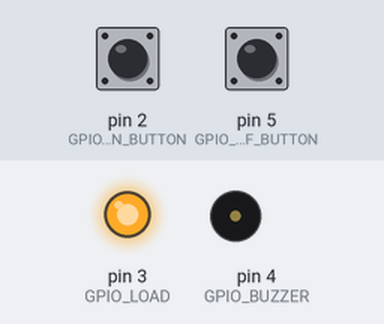
Recording of a sketch running on a simulated Arduino Nano, built with avr-gcc and run on an emulated ATmega328P. On the bench: output pins drawn as LEDs (lit = HIGH), buzzer (waves = sounding). The inputs (shaded band) are chosen by the test bench; at power-on: pin 5 (GPIO_OFF_BUTTON) HIGH, pin 2 (GPIO_ON_BUTTON) HIGH.

Above: at 1.2 s.
1.3 s: pin 5 (GPIO_OFF_BUTTON) pulled LOW for 0.15 s
At 2.4 s:
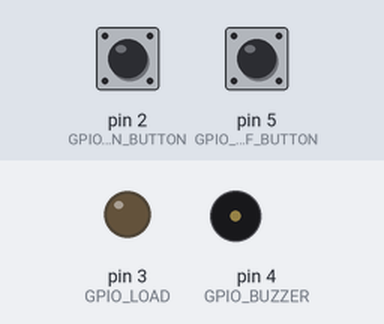
3.4 s: pin 2 (GPIO_ON_BUTTON) pulled LOW for 0.15 s
At 4.6 s:
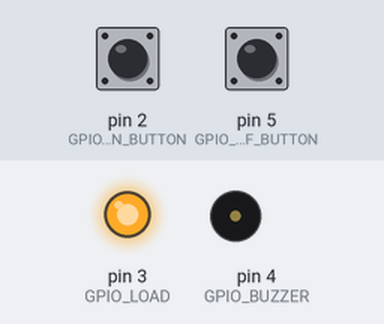
5.0 s: pin 5 (GPIO_OFF_BUTTON) pulled LOW for 1 s
At 5.4 s:
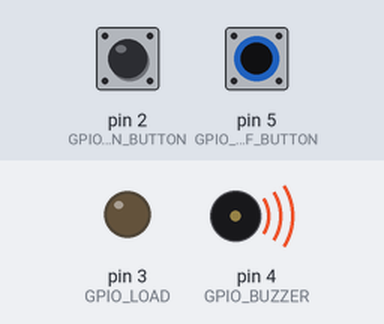
7.5 s: pin 2 (GPIO_ON_BUTTON) pulled LOW for 1 s
At 16.59 s:
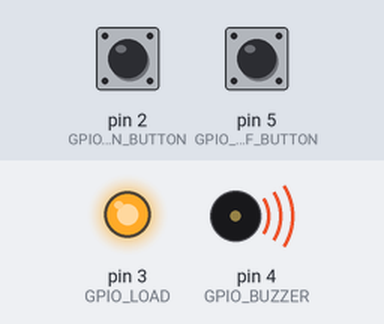
Timing chart, 0 to 18.2 s (numbered marks = the images above; inputs shaded):
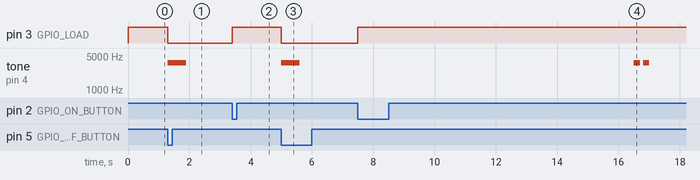

Measured:
- after the input at 1.3 s, pin 3 (GPIO_LOAD): HIGH → LOW at once; tone on pin 4 (GPIO_BUZZER): silent → 3661 Hz at once, → silent 0.60 s later
- after the input at 3.4 s, pin 3 (GPIO_LOAD): LOW → HIGH at once
- after the input at 5.0 s, pin 3 (GPIO_LOAD): HIGH → LOW at once; tone on pin 4 (GPIO_BUZZER): silent → 3661 Hz at once, → silent 0.60 s later
- after the input at 7.5 s, pin 3 (GPIO_LOAD): LOW → HIGH at once; tone on pin 4 (GPIO_BUZZER): alternates 3661 Hz for 0.20 s and silent for 0.10 s, 4 changes in all, then stays silent, starting after 9.0 s

The sketch:

main.ino
```cpp
/*
 * Deadman switch. the code works with ATMega328p, or arduino board.
 *
 * When powered on, the microcontroller turns the load on, and a timer starts.
 *
 * When the defined interval * 0.2 passes, it beeps twice.
 *
 * When the defined interval passes, it turns off the load.
 *
 * When GPIO_ON_BUTTON is pressed, the timer resets, effectively extend the
 * interval.
 *
 * When GPIO_OFF_BUTTON is pressed, it turns the load off.
 *
 */

/* ATtiny13
 *
 * MicroCore (https://github.com/MCUdude/MicroCore) does not work well with
 * tone() and millis() because the chip has just a single timer. ATtiny85 with
 * ATTinyCore should work.
 *
 * 2 -> PB2 (pin 7)
 * 3 -> PB3 (pin 2)
 * 4 -> PB4 (pin 3)
 * 5 -> PB5 (pin 1)
 *
 * GND (pin 4)
 * VCC (pin 8)
 */

#define GPIO_ON_BUTTON (2)  // A tact switch to turn on (GND)
#define GPIO_LOAD (3)       // Load (max 40mA)
#define GPIO_BUZZER (4)     // Piezo speaker (+)
#define GPIO_OFF_BUTTON (5) // A tact switch to turn off (GND)

#define INTERVAL_MS (10 * 1000)
#define BEEP_TIME_MS (2 * 1000)
#define BEEP_DURATION_MS (200)
#define BEEP_IN_PERCENT (20)

#define TONE_FREQ (523 * 7)

bool beeped;
bool waiting;
int gpio_switch_state;
uint32_t started;

void
setup()
{
    pinMode(GPIO_LOAD, OUTPUT);
    digitalWrite(GPIO_LOAD, HIGH);

    pinMode(GPIO_BUZZER, OUTPUT);
    pinMode(GPIO_ON_BUTTON, INPUT_PULLUP);
    pinMode(GPIO_OFF_BUTTON, INPUT_PULLUP);
    started = millis();
    beeped = false;
    waiting = true;
}

void
beep()
{
    tone(GPIO_BUZZER, TONE_FREQ, BEEP_DURATION_MS);
}

void
beep_longer()
{
    tone(GPIO_BUZZER, TONE_FREQ, BEEP_DURATION_MS * 3);
    delay(BEEP_DURATION_MS * 3);
}

void
beep_twice()
{
    beep();
    delay(BEEP_DURATION_MS + BEEP_DURATION_MS / 2);
    beep();
    beeped = true;
}

bool
time_to_shutoff()
{
    return millis() - started >= INTERVAL_MS;
}

bool
time_to_beep()
{
    return millis() - started >= INTERVAL_MS - (INTERVAL_MS / 100) * BEEP_IN_PERCENT;
}

void
loop()
{
    if (digitalRead(GPIO_ON_BUTTON) == LOW) {
        started = millis();
        beeped = false;
        waiting = true;
        digitalWrite(GPIO_LOAD, HIGH);
    }
    if (waiting && digitalRead(GPIO_OFF_BUTTON) == LOW) {
        waiting = false;
        digitalWrite(GPIO_LOAD, LOW);
        beep_longer();
    }
    if (!waiting) {
        return;
    }
    if (time_to_shutoff()) {
        waiting = false;
        beep_longer();
        digitalWrite(GPIO_LOAD, LOW);
    }
    if (time_to_beep() && !beeped) {
        beep_twice();
    }
}
```
